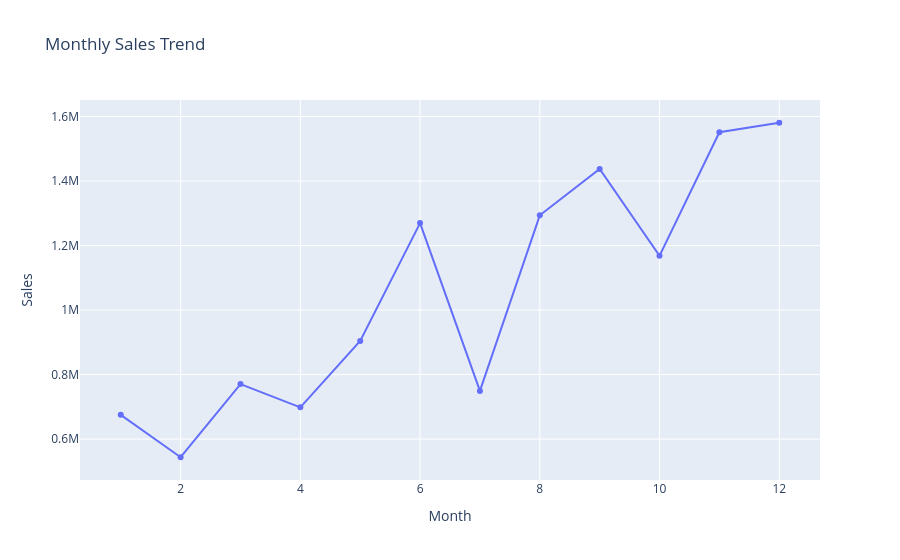

Notebook code for this chart:
### Code cell
import plotly.express as px

monthly_sales = df.groupby("Month")["Sales"].sum().reset_index()

fig = px.line(
    monthly_sales,
    x="Month",
    y="Sales",
    title="Monthly Sales Trend",
    markers=True
)

fig.show()

### Figure 1 — Plotly figure (JSON) as saved in the notebook; plotly's stock layout.template omitted (floating-point values rounded to 4 significant figures)
{"data": [{"hovertemplate": "Month=%{x}<br>Sales=%{y}<extra></extra>", "legendgroup": "", "line": {"color": "#636efa", "dash": "solid"}, "marker": {"symbol": "circle"}, "mode": "lines+markers", "name": "", "orientation": "v", "showlegend": false, "type": "scatter", "x": [1, 2, 3, 4, 5, 6, 7, 8, 9, 10, 11, 12], "xaxis": "x", "y": [675100.0, 543700.0, 770500.0, 698600.0, 904000.0, 1270000.0, 749400.0, 1294000.0, 1437000.0, 1168000.0, 1551000.0, 1581000.0], "yaxis": "y"}], "layout": {"legend": {"tracegroupgap": 0}, "title": {"text": "Monthly Sales Trend"}, "xaxis": {"anchor": "y", "domain": [0, 1], "title": {"text": "Month"}}, "yaxis": {"anchor": "x", "domain": [0, 1], "title": {"text": "Sales"}}}}
